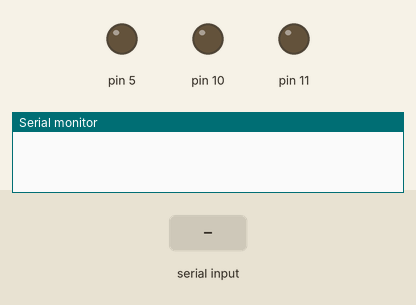
This sketch was run on a simulated Arduino Nano, built with avr-gcc and run on an emulated ATmega328P. On the bench: output pins drawn as LEDs (lit = HIGH), the last lines printed to the serial monitor. Inputs (shaded band) come from the test bench.

Above: at 1.2 s.
1.3 s: "90,45,200\n" received over the second serial link
At 2.6 s:
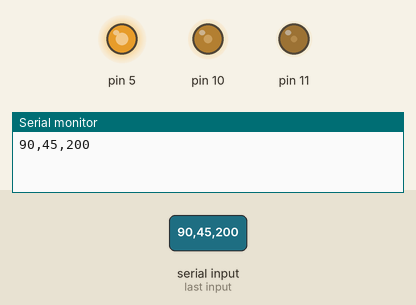
Timing chart, 0 to 4.3 s (numbered marks = the images above; inputs shaded):
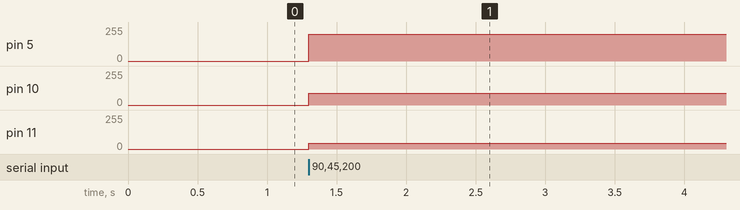

The sketch:

Bluetooth-LED_Intensity_Control.ino
```cpp
#include<SoftwareSerial.h>
SoftwareSerial BTserial(2,3); //Bluetooh HC-05 connection to Arduino Nano


void setup() {
  Serial.begin(9600); //Start Serial Monitor of Arduino
  BTserial.begin(38400);//Bluetooth Serial at 38400 baud rate (default for HC-05)
  //Define LED pin numbers and Output
  pinMode(10,OUTPUT);
  pinMode(11,OUTPUT);
  pinMode(5,OUTPUT);
}


void loop() {
//When the data flows from Android to Bluetooth,Read the data and identify integers in data


if(BTserial.available()>2)
  {
  int tenth=BTserial.parseInt();
  int eleventh=BTserial.parseInt();
  int twelfth=BTserial.parseInt();


//Write the intensity value (0-255) to given LED bulb
  analogWrite(10,tenth);
  analogWrite(11,eleventh);
  analogWrite(5,twelfth);


//Print the Intensity of the LED in Serial Monitor
  Serial.print(tenth);
  Serial.print(',');
  Serial.print(eleventh);
  Serial.print(',');
  Serial.println(twelfth);

  }
}
```

Measured:
- after the input at 1.3 s, pin 5: 0/255 → 200/255 at once; pin 10: 0/255 → 90/255 at once; pin 11: 0/255 → 45/255 at once
